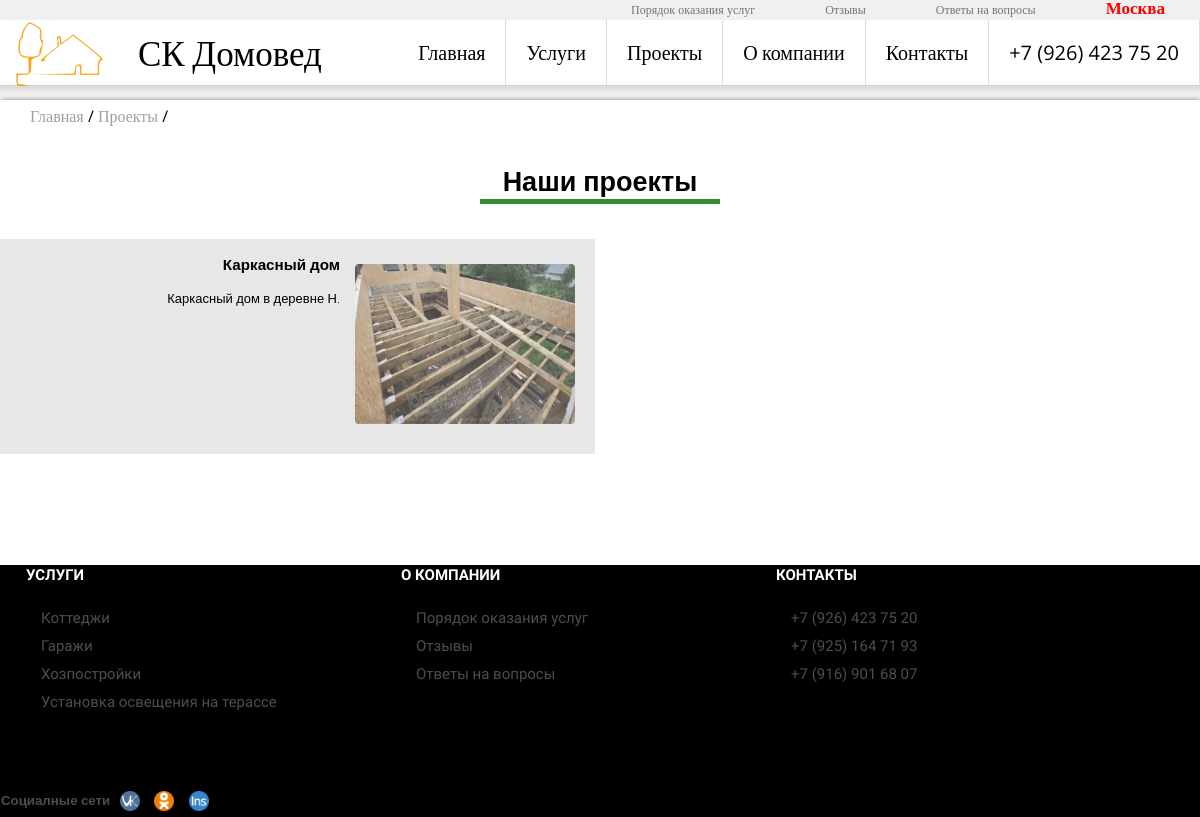
/projects/, run on the app's committed database.
### good/models.py (models this page shows, shortened)
class Project(models.Model):
    title = models.CharField(max_length=180, default="Название проекта", verbose_name="Название")
    metadescription = models.CharField(max_length=180, verbose_name="Meta description", default="def")
    keywords=models.CharField(max_length=180, blank=True,null=True)
    date = models.DateTimeField(auto_now_add=True)
    description = models.TextField(default="Описание", verbose_name="Описание")
    image=models.ImageField(upload_to=make_upload_path,
                            blank=True,
                            default='',
                            verbose_name="Картинка")
    image_small = ImageSpecField(source='image',
                                 processors=[ResizeToFill(250, 250)],
                                 format='JPEG',
                                 options={'quality': 60})
    image_large = ImageSpecField(source='image',
                                 processors=[ResizeToFill(840, 500)],
                                 format='JPEG',
                                 options={'quality': 60})
    slug = models.SlugField(unique=True,default='')
    boolVisible = models.BooleanField(default=False,verbose_name="Опублковать")
    class Meta():
        verbose_name = "Проект"
        verbose_name_plural = "Проекты"

### service/models.py (models this page shows, shortened)
class BaseCategory(models.Model):
        name = models.CharField(default="Название категории/услуги", max_length=50, verbose_name="Название категории/услуги")
        title= models.CharField(default="Заголовок страницы!", max_length=80,verbose_name="Title")
        boolVisible = models.BooleanField(default=False, verbose_name="Опубликовать")
        metaDescription = models.CharField(default="Категория", max_length=50, verbose_name="meta Description")
        keywords = models.CharField(max_length=180, blank=True, null=True)
        boolShowOnMain = models.BooleanField(default=False, verbose_name="Публиковать вместе с категориями")
        slug = models.CharField(unique=True,max_length=200)
        class Meta:
            abstract = True

class Category(BaseCategory):
    description=models.CharField(default="", max_length=300,verbose_name="Описание")
    boolShowOnMain = models.BooleanField(default=False, verbose_name="Публиковать вместе с категориями")
    image = models.ImageField(upload_to=make_upload_path,
                              blank=True,
                              default='',
                              verbose_name="Картинка")
    image_small = ImageSpecField(source='image',
                                 processors=[ResizeToFill(250, 250)],
                                 format='JPEG',
                                 options={'quality': 60})
    image_large = ImageSpecField(source='image',
                                 processors=[ResizeToFill(840, 500)],
                                 format='JPEG',
                                 options={'quality': 60})
    class Meta:
        verbose_name="Категория"
        verbose_name_plural="Категории"

class SubCategory(BaseCategory):
    category=models.ForeignKey(Category,default=1)
    description=models.TextField(default="",verbose_name="Комплектация")
    image = models.ImageField(upload_to=make_upload_path,
                              blank=True,
                              default='',
                              verbose_name="Картинка")
    image_small = ImageSpecField(source='image',
                                 processors=[ResizeToFill(250, 250)],
                                 format='JPEG',
                                 options={'quality': 60})
    image_middle = ImageSpecField(source='image',
                                 processors=[ResizeToFill(660, 500)],
                                 format='JPEG',
                                 options={'quality': 100})
    image_large = ImageSpecField(source='image',
                                 processors=[ResizeToFill(840, 500)],
                                 format='JPEG',
                                 options={'quality': 70})
    class Meta:
        verbose_name="Подкатегория"
        verbose_name_plural="Подкатегории"

### good/views.py (the view)
# urls.py: url(r'^projects/$', listproject,name="ListProjects"),
def listproject(request):
   args={}
   args.update(csrf(request))
   args['list']=Project.objects.filter(boolVisible=True)
   args['Crops']=[['Проекты','projects']]
   if args['list']==None:
      return redirect('/')
   return  render_to_response('listProjects.html',args)

### good/templatetags/goodtags.py (called while the page is built)
@register.inclusion_tag("goodItem/goodItemtemplate.html")
def goodItem(good,side):
    coll=side%2
    if coll==0:
        gside = 'left'
    else:
        gside='right'
    if len(good.description)>287:
           good.description=good.description[0:285]+'...'
    return {'good':good,'side':gside}

@register.inclusion_tag('breadcrops.html')
def breadcrops(listing):
    url=''
    for cr in listing:
        url=url+'/'+cr[1]
        cr[1]=url
    crops=listing
    leng=len(crops)
    return {'crops':crops,'leng':leng}

### service/templatetags/servicetags.py (called while the page is built)
@register.inclusion_tag("footerListService.html")
def footerListService():
    args={}
    category=Category.objects.filter(boolVisible=True)[0:5]
    args['category']=category
    if category.count()<5:
        count=5-category.count()
        args['subcategory']=SubCategory.objects.filter(boolVisible=True, boolShowOnMain=True)[0:count]
    return args

### good/templates/listProjects.html (shortened to what this page needs)
{% extends 'base.html' %}
{% block 'content' %}
{% load goodtags %}
		<div class="sectionIndex">
		<div class="titleName">
			<h1>Наши проекты
				<div class="linetitlename"></div>
			</h1>
			</div>
            <div class="listing">
            {% for a in list   %}
                 {% goodItem a forloop.counter0 %}
               {% endfor %}
            </div>
        </div>
{% endblock%}

### good/templates/goodItem/goodItemtemplate.html
{% load staticfiles %}
<div class="projectItem {{ side }}">
				<div class="imageproject">
					<img src="{{ good.image_small.url }}" alt="" width="220px" height="160px">
				</div>
				<div class="description">
					<h3><a href="/projects/{{ good.slug }}/">{{ good.title }}</a></h3>
					<p>{{ good.description|safe }}</p>
				</div>
			</div>

### service/templates/footerListService.html
{% for i in category %}
    <a href="{% url 'ServiceCategory' i.slug %}"><li>{{ i.name }}</li></a>
{% endfor %}
{% for i in subcategory %}
    <a href="{% url 'Services' i.category.slug i.slug %}"><li>{{ i.name }}</li></a>
{% endfor %}

### good/static/css/style2.css (style rules this page uses)
* { padding:0; margin: 0; }
a { color: black; text-decoration: none; font-family: 'Lora', serif; }
html { font-family: 'Open Sans', sans-serif; min-height: 100%; padding: 0px; position: relative; min-width:100%; background-color: rgba(149, 149, 149, 0.08); }
body { background-color: white; margin: auto; width: 1200px; min-height: 100%; border-radius: 4px!important; -webkit-box-shadow: 1px 1px 5px 1px rgba(0,0,0,0.5); box-shadow: 1px 1px 5px 1px rgba(0,0,0,0.5); }
footer ul li { font-family: 'Open Sans Condensed', sans-serif; font-size: 15px; list-style: none; margin-top: 10px; margin-left: 15px; color: rgba(113, 113, 113, 0.68); }
.sectionIndex { display: box; display: -ms-box; }
.listing { max-width: 1200px; }
.listing::after { content:' '; clear: both; display: block; }
.titleName { width: 100%; margin: auto; }
.titleName>h2,.titleName>h1,.titleName>h3 { font-family: 'Open Sans', sans-serif; font-size: 27px; margin: 15px auto 35px auto; padding-top: 20px; text-align: center; }
.titleName .linetitlename { background-color: green; margin: auto; width: 20%; height: 5px; -webkit-transition: 1s; -o-transition: 1s; transition: 1s; background-color:#037203cc; }
.projectItem a { font-family: 'Open Sans', sans-serif !important; }
.projectItem { padding:15px 10px; width:575px; background-color: rgba(92, 92, 92,0.15); margin: 0 0 15px 0; float: left; }
.projectItem.left { -webkit-box-orient: horizontal; -webkit-box-direction: normal; -ms-flex-direction: row; flex-direction: row; text-align: right; }
.projectItem>.description { padding:0px 5px 0px 10px; font-weight: 300; font-size:13px; width: 310px; float: right; }
.projectItem>.description>h3 { margin-bottom: 15px; }
.projectItem .imageproject { height: 100%; padding: 10px; }
.projectItem.left .imageproject { float: right; }
.projectItem .imageproject img { border-radius: 4px; margin: auto; opacity: 0.7; -webkit-transition: 0.5s; -o-transition: 0.5s; transition: 0.5s; }

### data on the page
Project: image_small (picture), title "Каркасный дом", description "Каркасный дом в деревне Н."
Category: name "Коттеджи"
Category: name "Гаражи"
Category: name "Хозпостройки"
SubCategory: name "Установка освещения на терассе"

### other printed values
{{ crops.0 }} "Проекты"
